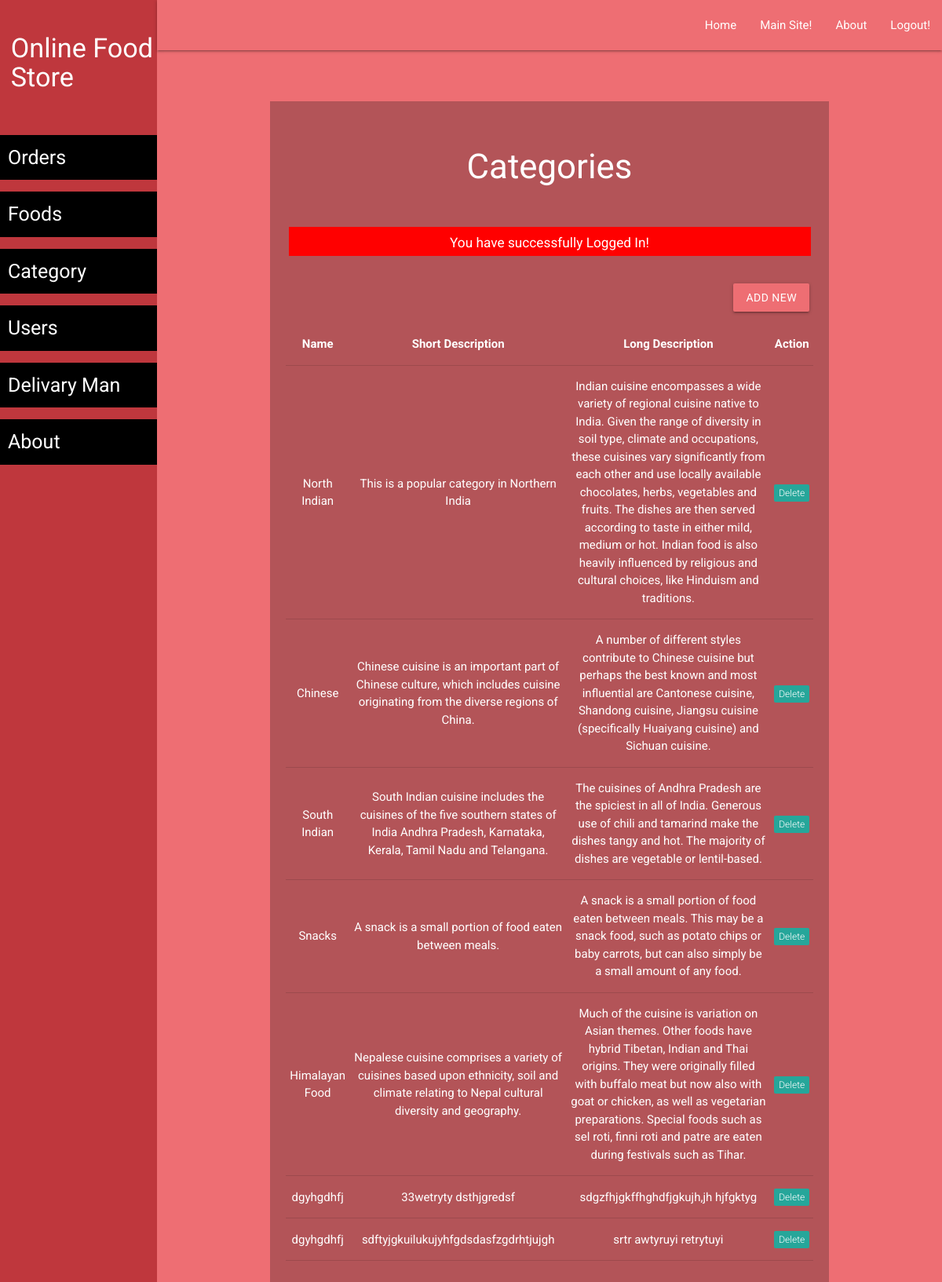
The app's page /admin/category-list.php (signed in) with its own data.
### tables this page shows
CREATE TABLE `categories` (
  `id` int(11) NOT NULL,
  `c_name` varchar(250) NOT NULL,
  `short_desc` varchar(250) NOT NULL,
  `long_desc` varchar(500) NOT NULL
);

### admin/category-list.php (the view, shortened to what this page needs)
<?php require('layout/header.php'); ?>
<?php require('layout/left-sidebar-long.php'); ?>
<?php require('layout/topnav.php'); ?>
<?php require('layout/left-sidebar-short.php'); ?>
<?php
require('../backends/connection-pdo.php');
$sql = 'SELECT * FROM categories';
$query  = $pdoconn->prepare($sql);
$query->execute();
$arr_all = $query->fetchAll(PDO::FETCH_ASSOC);
?>
<div class="section white-text" style="background: #B35458;">
	<div class="section">
		<h3>Categories</h3>
	</div>
  <?php
    if (isset($_SESSION['msg'])) {
        echo '<div class="section center" style="margin: 5px 35px;"><div class="row" style="background: red; color: white;">
        <div class="col s12">
            <h6>'.$_SESSION['msg'].'</h6>
            </div>
        </div></div>';
    }
    ?>
	<div class="section right" style="padding: 15px 25px;">
		<a href="category-add.php" class="waves-effect waves-light btn">Add New</a>
	</div>
	<div class="section center" style="padding: 20px;">
		<table class="centered responsive-table">
        <thead>
          <tr>
              <th>Name</th>
              <th>Short Description</th>
              <th>Long Description</th>
              <th>Action</th>
          </tr>
        </thead>
        <tbody>
          <?php
            foreach ($arr_all as $key) {
          ?>
          <tr>
            <td><?php echo $key['c_name']; ?></td>
            <td><?php echo $key['short_desc']; ?></td>
            <td><?php echo $key['long_desc']; ?></td>
            <td><a href="../backends/admin/cat-delete.php"><span class="new badge" data-badge-caption="">Delete</span></a></td>
          </tr>
          <?php } ?>
        </tbody>
      </table>
	</div>
</div>
<?php require('layout/footer.php'); ?>

### css/form-style.css (style rules this page uses)
body { background: #ee6e73; font-family: "Roboto", sans-serif; -webkit-font-smoothing: antialiased; -moz-osx-font-smoothing: grayscale; }
.btn, .btn:active, .btn:hover { background: #ee6e73 !important; width: 100%; }
.row { margin-bottom: 0 !important; }
.col { padding: 0 !important; }

### records on screen
categories: c_name "North Indian", short_desc "This is a popular category in Northern India", long_desc "Indian cuisine encompasses a wide variety of regional cuisine native to India. Given the range of diversity in soil type, climate and occupations, these cuisines vary significantly from each other and use locally available chocolates, herbs, vegetables and fruits. The dishes are then served according to taste in either mild, medium or hot. Indian food is also heavily influenced by religious and cultural choices, like Hinduism and traditions."
categories: c_name "Chinese", short_desc "Chinese cuisine is an important part of Chinese culture, which includes cuisine originating from the diverse regions of China.", long_desc "A number of different styles contribute to Chinese cuisine but perhaps the best known and most influential are Cantonese cuisine, Shandong cuisine, Jiangsu cuisine (specifically Huaiyang cuisine) and Sichuan cuisine."
categories: c_name "South Indian", short_desc "South Indian cuisine includes the cuisines of the five southern states of India Andhra Pradesh, Karnataka, Kerala, Tamil Nadu and Telangana.", long_desc "The cuisines of Andhra Pradesh are the spiciest in all of India. Generous use of chili and tamarind make the dishes tangy and hot. The majority of dishes are vegetable or lentil-based."
categories: c_name "Snacks", short_desc "A snack is a small portion of food eaten between meals.", long_desc "A snack is a small portion of food eaten between meals. This may be a snack food, such as potato chips or baby carrots, but can also simply be a small amount of any food."
categories: c_name "Himalayan Food", short_desc "Nepalese cuisine comprises a variety of cuisines based upon ethnicity, soil and climate relating to Nepal cultural diversity and geography.", long_desc "Much of the cuisine is variation on Asian themes. Other foods have hybrid Tibetan, Indian and Thai origins. They were originally filled with buffalo meat but now also with goat or chicken, as well as vegetarian preparations. Special foods such as sel roti, finni roti and patre are eaten during festivals such as Tihar."
categories: c_name "dgyhgdhfj", short_desc "33wetryty dsthjgredsf", long_desc "sdgzfhjgkffhghdfjgkujh,jh hjfgktyg"
categories: c_name "dgyhgdhfj", short_desc "sdftyjgkuilukujyhfgdsdasfzgdrhtjujgh", long_desc "srtr awtyruyi retrytuyi"

### other values on screen
$_SESSION['msg'] "You have successfully Logged In!"
